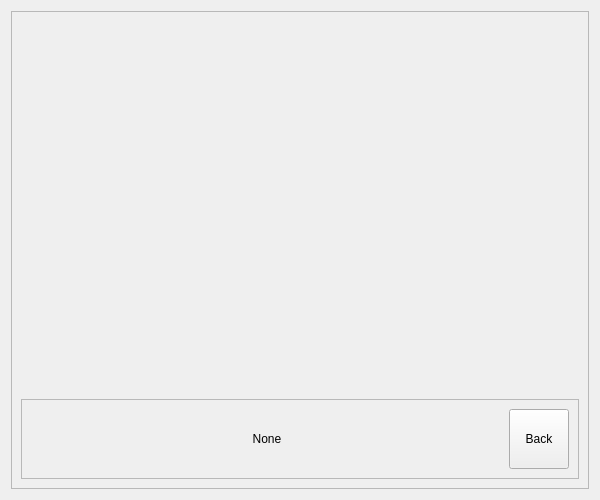
<?xml version="1.0" encoding="UTF-8"?>
<ui version="4.0">
 <class>Graphic</class>
 <widget class="QWidget" name="Graphic">
  <property name="geometry">
   <rect>
    <x>0</x>
    <y>0</y>
    <width>600</width>
    <height>500</height>
   </rect>
  </property>
  <property name="minimumSize">
   <size>
    <width>600</width>
    <height>500</height>
   </size>
  </property>
  <property name="maximumSize">
   <size>
    <width>600</width>
    <height>624</height>
   </size>
  </property>
  <property name="windowTitle">
   <string>Form</string>
  </property>
  <layout class="QHBoxLayout" name="horizontalLayout_3">
   <item>
    <widget class="QFrame" name="frame_2">
     <property name="frameShape">
      <enum>QFrame::StyledPanel</enum>
     </property>
     <property name="frameShadow">
      <enum>QFrame::Raised</enum>
     </property>
     <layout class="QVBoxLayout" name="verticalLayout">
      <item>
       <widget class="QWidget" name="plot" native="true">
        <property name="sizePolicy">
         <sizepolicy hsizetype="Preferred" vsizetype="Preferred">
          <horstretch>0</horstretch>
          <verstretch>0</verstretch>
         </sizepolicy>
        </property>
        <property name="minimumSize">
         <size>
          <width>500</width>
          <height>500</height>
         </size>
        </property>
       </widget>
      </item>
      <item>
       <widget class="QFrame" name="frame">
        <property name="frameShape">
         <enum>QFrame::StyledPanel</enum>
        </property>
        <property name="frameShadow">
         <enum>QFrame::Raised</enum>
        </property>
        <layout class="QHBoxLayout" name="horizontalLayout">
         <item>
          <widget class="QLabel" name="expression">
           <property name="text">
            <string>None</string>
           </property>
           <property name="alignment">
            <set>Qt::AlignCenter</set>
           </property>
          </widget>
         </item>
         <item>
          <widget class="QPushButton" name="button_back">
           <property name="sizePolicy">
            <sizepolicy hsizetype="Fixed" vsizetype="Fixed">
             <horstretch>0</horstretch>
             <verstretch>0</verstretch>
            </sizepolicy>
           </property>
           <property name="minimumSize">
            <size>
             <width>60</width>
             <height>60</height>
            </size>
           </property>
           <property name="maximumSize">
            <size>
             <width>60</width>
             <height>60</height>
            </size>
           </property>
           <property name="styleSheet">
            <string notr="true"/>
           </property>
           <property name="text">
            <string>Back</string>
           </property>
          </widget>
         </item>
        </layout>
       </widget>
      </item>
     </layout>
    </widget>
   </item>
  </layout>
 </widget>
 <resources/>
 <connections/>
</ui>
